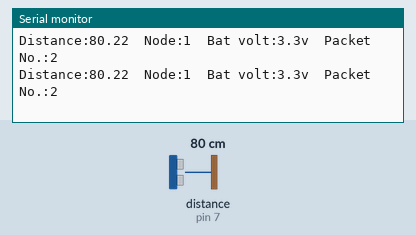
Recording of a sketch running on a simulated Arduino Uno, built with avr-gcc and run on an emulated ATmega328P. Shown: the last lines printed to the serial monitor. Inputs (shaded band) come from the test bench; at power-on: distance to the obstacle (sensor on pin 7) 80 cm. The echo pulse lasts 58.3 µs per cm; no radio packets arrive unless stated.

Above: at 17.8 s.
17.9 s: distance to the obstacle (sensor on pin 7) set to 2 cm
At 26.5 s:
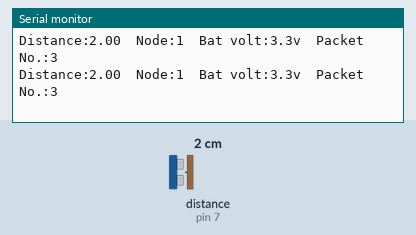
30.6 s: distance to the obstacle (sensor on pin 7) set to 4 cm
At 36.1 s:
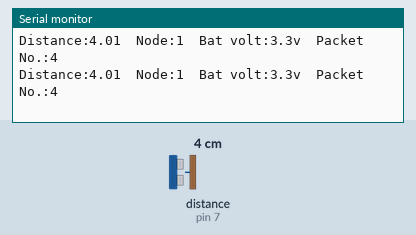
Timing chart, 0 to 37.6 s (numbered marks = the images above; inputs shaded):
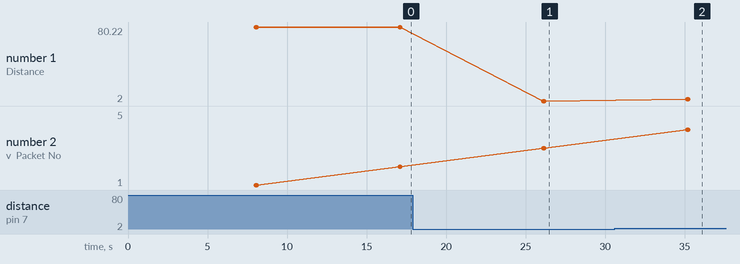

Measured:
- after the input at 17.9 s, the serial monitor: prints a new line after 8.2 s (image 1)
- after the input at 30.6 s, the serial monitor: prints a new line after 4.6 s (image 2)
- plotted number 1: 2 → 4.01 after the input at 30.6 s

The sketch:

LORA_RPI.ino
```cpp
#include "LowPower.h"
#include <SPI.h> //Import SPI librarey
#include <RH_RF95.h> // RF95 from RadioHead Librarey

#define RFM95_CS 10 //CS if Lora connected to pin 10
#define RFM95_RST 9 //RST of Lora connected to pin 9
#define RFM95_INT 2 //INT of Lora connected to pin 2

// Change to 434.0 or other frequency, must match RX's freq!
#define RF95_FREQ 434.0

// Singleton instance of the radio driver
RH_RF95 rf95(RFM95_CS, RFM95_INT);

int Trig = 6, Echo = 7;
float t, D, bat = 3.3;
int PckNm = 1, Node = 1;
String MainString = "";

char value = 48;
char buff[55];

void setup()
{

  //Initialize Serial Monitor
  Serial.begin(9600);

  // Reset LoRa Module
  pinMode(RFM95_RST, OUTPUT);
  digitalWrite(RFM95_RST, LOW);
  delay(10);
  digitalWrite(RFM95_RST, HIGH);
  delay(10);

  //Initialize LoRa Module
  while (!rf95.init()) {
    Serial.println("LoRa radio init failed");
    while (1);
  }


  //Set the default frequency 434.0MHz
  if (!rf95.setFrequency(RF95_FREQ)) {
    Serial.println("setFrequency failed");
    while (1);
  }

  rf95.setTxPower(18); //Transmission power of the Lora Module

  pinMode(Trig , OUTPUT);
  pinMode(Echo , INPUT);
}


void loop()
{
  LowPower.powerDown(SLEEP_8S, ADC_OFF, BOD_OFF);

  digitalWrite(Trig , HIGH);
  delayMicroseconds(10);
  digitalWrite(Trig , LOW);
  t = pulseIn(Echo , HIGH);
  D = t / 58.138;
  MainString = "Distance:" + String(D) + "  Node:1  Bat volt:3.3v  Packet No.:" + String(PckNm);
  Serial.println(MainString);
  MainString.toCharArray(buff, MainString.length()+1);
  rf95.send((uint8_t *)buff, MainString.length()+1);
  Serial.println(buff);
  delay(1000);
  PckNm += 1;

}
```
